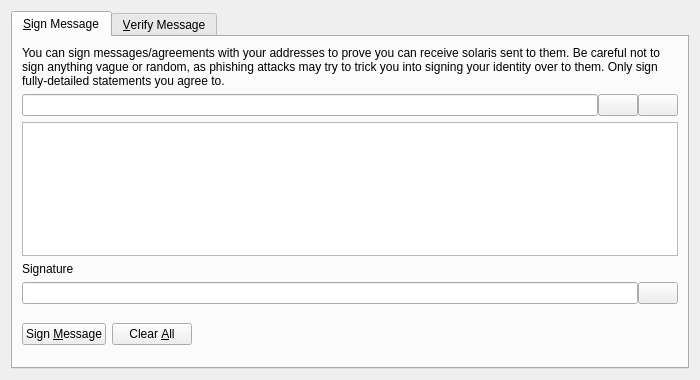
<?xml version="1.0" encoding="UTF-8"?>
<ui version="4.0">
 <class>SignVerifyMessageDialog</class>
 <widget class="QDialog" name="SignVerifyMessageDialog">
  <property name="geometry">
   <rect>
    <x>0</x>
    <y>0</y>
    <width>700</width>
    <height>380</height>
   </rect>
  </property>
  <property name="windowTitle">
   <string>Signatures - Sign / Verify a Message</string>
  </property>
  <property name="modal">
   <bool>true</bool>
  </property>
  <layout class="QVBoxLayout" name="verticalLayout">
   <item>
    <widget class="QTabWidget" name="tabWidget">
     <property name="currentIndex">
      <number>0</number>
     </property>
     <widget class="QWidget" name="tabSignMessage">
      <attribute name="title">
       <string>&amp;Sign Message</string>
      </attribute>
      <layout class="QVBoxLayout" name="verticalLayout_SM">
       <item>
        <widget class="QLabel" name="infoLabel_SM">
         <property name="text">
          <string>You can sign messages/agreements with your addresses to prove you can receive solaris sent to them. Be careful not to sign anything vague or random, as phishing attacks may try to trick you into signing your identity over to them. Only sign fully-detailed statements you agree to.</string>
         </property>
         <property name="textFormat">
          <enum>Qt::PlainText</enum>
         </property>
         <property name="wordWrap">
          <bool>true</bool>
         </property>
        </widget>
       </item>
       <item>
        <layout class="QHBoxLayout" name="horizontalLayout_1_SM">
         <property name="spacing">
          <number>0</number>
         </property>
         <item>
          <widget class="QValidatedLineEdit" name="addressIn_SM">
           <property name="toolTip">
            <string>The Solari address to sign the message with</string>
           </property>
          </widget>
         </item>
         <item>
          <widget class="QPushButton" name="addressBookButton_SM">
           <property name="toolTip">
            <string>Choose previously used address</string>
           </property>
           <property name="text">
            <string/>
           </property>
           <property name="icon">
            <iconset resource="../solari.qrc">
             <normaloff>:/icons/address-book</normaloff>:/icons/address-book</iconset>
           </property>
           <property name="shortcut">
            <string>Alt+A</string>
           </property>
           <property name="autoDefault">
            <bool>false</bool>
           </property>
          </widget>
         </item>
         <item>
          <widget class="QPushButton" name="pasteButton_SM">
           <property name="toolTip">
            <string>Paste address from clipboard</string>
           </property>
           <property name="text">
            <string/>
           </property>
           <property name="icon">
            <iconset resource="../solari.qrc">
             <normaloff>:/icons/editpaste</normaloff>:/icons/editpaste</iconset>
           </property>
           <property name="shortcut">
            <string>Alt+P</string>
           </property>
           <property name="autoDefault">
            <bool>false</bool>
           </property>
          </widget>
         </item>
        </layout>
       </item>
       <item>
        <widget class="QPlainTextEdit" name="messageIn_SM">
         <property name="toolTip">
          <string>Enter the message you want to sign here</string>
         </property>
        </widget>
       </item>
       <item>
        <widget class="QLabel" name="signatureLabel_SM">
         <property name="text">
          <string>Signature</string>
         </property>
         <property name="textFormat">
          <enum>Qt::PlainText</enum>
         </property>
        </widget>
       </item>
       <item>
        <layout class="QHBoxLayout" name="horizontalLayout_2_SM">
         <property name="spacing">
          <number>0</number>
         </property>
         <item>
          <widget class="QLineEdit" name="signatureOut_SM">
           <property name="font">
            <font>
             <italic>true</italic>
            </font>
           </property>
           <property name="readOnly">
            <bool>true</bool>
           </property>
          </widget>
         </item>
         <item>
          <widget class="QPushButton" name="copySignatureButton_SM">
           <property name="toolTip">
            <string>Copy the current signature to the system clipboard</string>
           </property>
           <property name="text">
            <string/>
           </property>
           <property name="icon">
            <iconset resource="../solari.qrc">
             <normaloff>:/icons/editcopy</normaloff>:/icons/editcopy</iconset>
           </property>
           <property name="autoDefault">
            <bool>false</bool>
           </property>
          </widget>
         </item>
        </layout>
       </item>
       <item>
        <layout class="QHBoxLayout" name="horizontalLayout_3_SM">
         <item>
          <widget class="QPushButton" name="signMessageButton_SM">
           <property name="toolTip">
            <string>Sign the message to prove you own this Solari address</string>
           </property>
           <property name="text">
            <string>Sign &amp;Message</string>
           </property>
           <property name="icon">
            <iconset resource="../solari.qrc">
             <normaloff>:/icons/edit</normaloff>:/icons/edit</iconset>
           </property>
           <property name="autoDefault">
            <bool>false</bool>
           </property>
          </widget>
         </item>
         <item>
          <widget class="QPushButton" name="clearButton_SM">
           <property name="toolTip">
            <string>Reset all sign message fields</string>
           </property>
           <property name="text">
            <string>Clear &amp;All</string>
           </property>
           <property name="icon">
            <iconset resource="../solari.qrc">
             <normaloff>:/icons/remove</normaloff>:/icons/remove</iconset>
           </property>
           <property name="autoDefault">
            <bool>false</bool>
           </property>
          </widget>
         </item>
         <item>
          <spacer name="horizontalSpacer_1_SM">
           <property name="orientation">
            <enum>Qt::Horizontal</enum>
           </property>
           <property name="sizeHint" stdset="0">
            <size>
             <width>40</width>
             <height>48</height>
            </size>
           </property>
          </spacer>
         </item>
         <item>
          <widget class="QLabel" name="statusLabel_SM">
           <property name="font">
            <font>
             <weight>75</weight>
             <bold>true</bold>
            </font>
           </property>
           <property name="text">
            <string/>
           </property>
           <property name="wordWrap">
            <bool>true</bool>
           </property>
          </widget>
         </item>
         <item>
          <spacer name="horizontalSpacer_2_SM">
           <property name="orientation">
            <enum>Qt::Horizontal</enum>
           </property>
           <property name="sizeHint" stdset="0">
            <size>
             <width>40</width>
             <height>48</height>
            </size>
           </property>
          </spacer>
         </item>
        </layout>
       </item>
      </layout>
     </widget>
     <widget class="QWidget" name="tabVerifyMessage">
      <attribute name="title">
       <string>&amp;Verify Message</string>
      </attribute>
      <layout class="QVBoxLayout" name="verticalLayout_VM">
       <item>
        <widget class="QLabel" name="infoLabel_VM">
         <property name="text">
          <string>Enter the receiver's address, message (ensure you copy line breaks, spaces, tabs, etc. exactly) and signature below to verify the message. Be careful not to read more into the signature than what is in the signed message itself, to avoid being tricked by a man-in-the-middle attack. Note that this only proves the signing party receives with the address, it cannot prove sendership of any transaction!</string>
         </property>
         <property name="textFormat">
          <enum>Qt::PlainText</enum>
         </property>
         <property name="alignment">
          <set>Qt::AlignLeading|Qt::AlignLeft|Qt::AlignTop</set>
         </property>
         <property name="wordWrap">
          <bool>true</bool>
         </property>
        </widget>
       </item>
       <item>
        <layout class="QHBoxLayout" name="horizontalLayout_1_VM">
         <property name="spacing">
          <number>0</number>
         </property>
         <item>
          <widget class="QValidatedLineEdit" name="addressIn_VM">
           <property name="toolTip">
            <string>The Solari address the message was signed with</string>
           </property>
          </widget>
         </item>
         <item>
          <widget class="QPushButton" name="addressBookButton_VM">
           <property name="toolTip">
            <string>Choose previously used address</string>
           </property>
           <property name="text">
            <string/>
           </property>
           <property name="icon">
            <iconset resource="../solari.qrc">
             <normaloff>:/icons/address-book</normaloff>:/icons/address-book</iconset>
           </property>
           <property name="shortcut">
            <string>Alt+A</string>
           </property>
           <property name="autoDefault">
            <bool>false</bool>
           </property>
          </widget>
         </item>
        </layout>
       </item>
       <item>
        <widget class="QPlainTextEdit" name="messageIn_VM"/>
       </item>
       <item>
        <widget class="QValidatedLineEdit" name="signatureIn_VM"/>
       </item>
       <item>
        <layout class="QHBoxLayout" name="horizontalLayout_2_VM">
         <item>
          <widget class="QPushButton" name="verifyMessageButton_VM">
           <property name="toolTip">
            <string>Verify the message to ensure it was signed with the specified Solari address</string>
           </property>
           <property name="text">
            <string>Verify &amp;Message</string>
           </property>
           <property name="icon">
            <iconset resource="../solari.qrc">
             <normaloff>:/icons/transaction_0</normaloff>:/icons/transaction_0</iconset>
           </property>
           <property name="autoDefault">
            <bool>false</bool>
           </property>
          </widget>
         </item>
         <item>
          <widget class="QPushButton" name="clearButton_VM">
           <property name="toolTip">
            <string>Reset all verify message fields</string>
           </property>
           <property name="text">
            <string>Clear &amp;All</string>
           </property>
           <property name="icon">
            <iconset resource="../solari.qrc">
             <normaloff>:/icons/remove</normaloff>:/icons/remove</iconset>
           </property>
           <property name="autoDefault">
            <bool>false</bool>
           </property>
          </widget>
         </item>
         <item>
          <spacer name="horizontalSpacer_1_VM">
           <property name="orientation">
            <enum>Qt::Horizontal</enum>
           </property>
           <property name="sizeHint" stdset="0">
            <size>
             <width>40</width>
             <height>48</height>
            </size>
           </property>
          </spacer>
         </item>
         <item>
          <widget class="QLabel" name="statusLabel_VM">
           <property name="font">
            <font>
             <weight>75</weight>
             <bold>true</bold>
            </font>
           </property>
           <property name="text">
            <string/>
           </property>
           <property name="wordWrap">
            <bool>true</bool>
           </property>
          </widget>
         </item>
         <item>
          <spacer name="horizontalSpacer_2_VM">
           <property name="orientation">
            <enum>Qt::Horizontal</enum>
           </property>
           <property name="sizeHint" stdset="0">
            <size>
             <width>40</width>
             <height>48</height>
            </size>
           </property>
          </spacer>
         </item>
        </layout>
       </item>
      </layout>
     </widget>
    </widget>
   </item>
  </layout>
 </widget>
 <customwidgets>
  <customwidget>
   <class>QValidatedLineEdit</class>
   <extends>QLineEdit</extends>
   <header>qvalidatedlineedit.h</header>
  </customwidget>
 </customwidgets>
 <resources>
  <include location="../solari.qrc"/>
 </resources>
 <connections/>
</ui>
